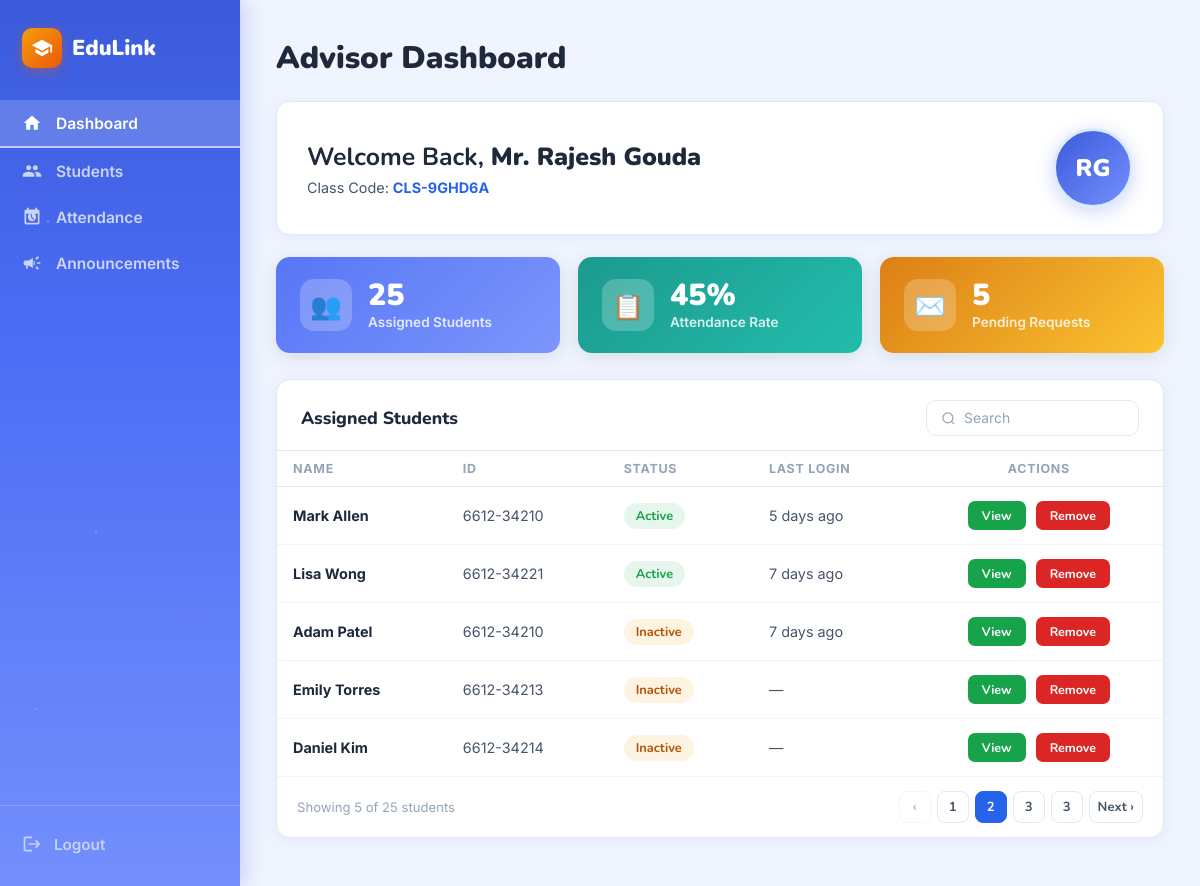
The app's page /advicer/advisor_dashboard/ (signed in) with its own data.
### User/models.py (models this page shows)
class User(AbstractUser):
    roles = (
        ('hod', 'HOD'),
        ('advisor', 'Advisor'),
        ('faculty', 'Faculty'),
        ('student', 'Student'),
    )
    role = models.CharField(max_length=10, choices=roles)

### Advicer/views.py (the view)
# urls.py: path('advisor_dashboard/',views.advisor_dashboard,name='advisor_dashboard'),
def advisor_dashboard(request):
  return render(request,'advisor_dashboard.html')

### Advicer/templates/advisor_dashboard.html (shortened to what this page needs)
{% extends "advisor_base.html" %}
{% block nav_dashboard %}active{% endblock %}
{% block content %}
  <h1 class="page-title">Advisor Dashboard</h1>
  <div class="welcome-card">
    <div class="welcome-text">
      <h2>Welcome Back, <strong>Mr. {{ user.first_name }} {{ user.last_name }}</strong></h2>
      <p>Class Code: <strong>{{ user.class_code|default:"CLS-9GHD6A" }}</strong></p>
    </div>
    <div class="welcome-avatar">
      {{ user.first_name|first }}{{ user.last_name|first }}
    </div>
  </div>
  <div class="stat-grid">
    <div class="stat-card blue">
      <div class="stat-icon">👥</div>
      <div class="stat-info">
        <div class="num">{{ assigned_students_count|default:"25" }}</div>
        <div class="lbl">Assigned Students</div>
      </div>
    </div>
    <div class="stat-card teal">
      <div class="stat-icon">📋</div>
      <div class="stat-info">
        <div class="num">{{ attendance_rate|default:"45" }}%</div>
        <div class="lbl">Attendance Rate</div>
      </div>
    </div>
    <div class="stat-card orange">
      <div class="stat-icon">✉️</div>
      <div class="stat-info">
        <div class="num">{{ pending_requests|default:"5" }}</div>
        <div class="lbl">Pending Requests</div>
      </div>
    </div>
  </div>
  <div class="students-card">
    <div class="students-card-header">
      <h3>Assigned Students</h3>
      <div class="search-box">
        <svg viewBox="0 0 24 24" fill="none" stroke="currentColor" stroke-width="2">
          <circle cx="11" cy="11" r="8"/><path d="m21 21-4.35-4.35"/>
        </svg>
        <input type="text" placeholder="Search" id="stuSearch" oninput="filterStudents(this.value)" autocomplete="off"/>
      </div>
    </div>
    <table>
      <thead>
        <tr>
          <th>Name</th>
          <th>ID</th>
          <th>Status</th>
          <th>Last Login</th>
          <th style="text-align:center;">Actions</th>
        </tr>
      </thead>
      <tbody id="stuBody">
        {% for student in students %}
        <tr>
          <td><strong>{{ student.first_name }} {{ student.last_name }}</strong></td>
          <td style="color:var(--text-mid);">{{ student.student_id }}</td>
          <td>
            <span class="{% if student.is_active %}badge-active{% else %}badge-inactive{% endif %}">
              {% if student.is_active %}Active{% else %}Inactive{% endif %}
            </span>
          </td>
          <td style="color:var(--text-mid);">
            {% if student.last_login %}{{ student.last_login|timesince }} ago{% else %}—{% endif %}
          </td>
          <td style="text-align:center;">
            <a href="{% url 'student_detail' student.id %}">
              <button class="btn-view">View</button>
            </a>
            <form method="POST" action="" style="display:inline;">
              {% csrf_token %}
              <button type="submit" class="btn-remove"
                      onclick="return confirm('Remove this student?')">Remove</button>
            </form>
          </td>
        </tr>
        {% empty %}
        {% for row in "12345" %}
        <tr>
          {% if forloop.counter == 1 %}
            <td><strong>Mark Allen</strong></td><td style="color:var(--text-mid);">6612-34210</td>
            <td><span class="badge-active">Active</span></td>
            <td style="color:var(--text-mid);">5 days ago</td>
          {% elif forloop.counter == 2 %}
            <td><strong>Lisa Wong</strong></td><td style="color:var(--text-mid);">6612-34221</td>
            <td><span class="badge-active">Active</span></td>
            <td style="color:var(--text-mid);">7 days ago</td>
          {% elif forloop.counter == 3 %}
            <td><strong>Adam Patel</strong></td><td style="color:var(--text-mid);">6612-34210</td>
            <td><span class="badge-inactive">Inactive</span></td>
            <td style="color:var(--text-mid);">7 days ago</td>
          {% elif forloop.counter == 4 %}
            <td><strong>Emily Torres</strong></td><td style="color:var(--text-mid);">6612-34213</td>
            <td><span class="badge-inactive">Inactive</span></td>
            <td style="color:var(--text-mid);">—</td>
          {% else %}
            <td><strong>Daniel Kim</strong></td><td style="color:var(--text-mid);">6612-34214</td>
            <td><span class="badge-inactive">Inactive</span></td>
            <td style="color:var(--text-mid);">—</td>
          {% endif %}
          <td style="text-align:center;">
            <button class="btn-view">View</button>
            <button class="btn-remove">Remove</button>
          </td>
        </tr>
        {% endfor %}
        {% endfor %}
      </tbody>
    </table>
    <div class="students-footer">
      <div class="footer-info">
        Showing {{ students|length|default:"5" }} of {{ assigned_students_count|default:"25" }} students
      </div>
      <div class="pagination">
        <button class="pg-btn" onclick="changePage(-1)" id="prevBtn" disabled>‹</button>
        <button class="pg-btn" onclick="setPage(1)" id="pg1">1</button>
        <button class="pg-btn active" onclick="setPage(2)" id="pg2">2</button>
        <button class="pg-btn" onclick="setPage(3)" id="pg3">3</button>
        <button class="pg-btn" onclick="setPage(3)">3</button>
        <button class="pg-btn" onclick="changePage(1)" id="nextBtn">Next ›</button>
      </div>
    </div>
  </div>
{% endblock %}

### Advicer/templates/advisor_base.html (shortened to what this page needs)
<!DOCTYPE html>
<html lang="en">
<head>
</head>
<body>
  <aside class="sidebar">
    <a href="{% url 'advisor_dashboard' %}" class="sidebar-logo">
      <div class="logo-icon">
        <svg viewBox="0 0 24 24">
          <path d="M12 3L1 9l11 6 9-4.91V17h2V9L12 3zM5 13.18v4L12 21l7-3.82v-4L12 17l-7-3.82z" />
        </svg>
      </div>
      <span class="logo-text">EduLink</span>
    </a>
    <nav class="nav-section">
      <a href="{% url 'advisor_dashboard' %}" class="nav-item {% block nav_dashboard %}{% endblock %}">
        <svg viewBox="0 0 24 24" fill="currentColor">
          <path d="M10 20v-6h4v6h5v-8h3L12 3 2 12h3v8z" />
        </svg>
        Dashboard
      </a>
      <a href="" class="nav-item {% block nav_students %}{% endblock %}">
        Students
      </a>
      <a href="" class="nav-item {% block nav_attendance %}{% endblock %}">
        <svg viewBox="0 0 24 24" fill="currentColor">
          <path
            d="M19 3h-1V1h-2v2H8V1H6v2H5c-1.11 0-2 .9-2 2v14c0 1.1.89 2 2 2h14c1.1 0 2-.9 2-2V5c0-1.1-.9-2-2-2zm0 16H5V8h14v11zm-7-2a5 5 0 1 0 0-10 5 5 0 0 0 0 10zm0-8v3l2.5 2.5-1 1L11 12.7V8h1z" />
        </svg>
        Attendance
      </a>
      <a href="" class="nav-item {% block nav_announcements %}{% endblock %}">
        Announcements
      </a>
    </nav>
    <div class="sidebar-footer">
      <form method="POST" action="">
        <button type="submit" class="logout-btn">
          <svg viewBox="0 0 24 24" fill="currentColor">
            <path
              d="M17 7l-1.41 1.41L18.17 11H8v2h10.17l-2.58 2.58L17 17l5-5zM4 5h8V3H4c-1.1 0-2 .9-2 2v14c0 1.1.9 2 2 2h8v-2H4V5z" />
          </svg>
          Logout
        </button>
      </form>
    </div>
  </aside>
  <main class="main">
    {% block content %}{% endblock %}
  </main>
</body>
</html>

### Advicer/templates/advisor_dashboard.html (style rules this page uses)
.welcome-card { background: white; border: 1px solid var(--border); border-radius: var(--radius); padding: 26px 30px; display: flex; align-items: center; justify-content: space-between; margin-bottom: 22px; box-shadow: 0 2px 14px rgba(37,99,235,.07); }
.welcome-text h2 { font-family: 'Nunito', sans-serif; font-size: 1.55rem; font-weight: 700; color: var(--text-dark); margin-bottom: 5px; }
.welcome-text h2 strong { font-weight: 900; color: var(--text-dark); }
.welcome-text p { color: var(--text-mid); font-size: 0.90rem; }
.welcome-text p strong { color: var(--blue); font-weight: 700; }
.welcome-avatar { width: 80px; height: 80px; border-radius: 50%; background: linear-gradient(135deg, #3b5bdb, #748ffc); display: flex; align-items: center; justify-content: center; flex-shrink: 0; border: 3px solid #dbeafe; box-shadow: 0 4px 18px rgba(59,91,219,.25); font-family: 'Nunito', sans-serif; font-weight: 900; font-size: 1.5rem; color: white; }
.stat-grid { display: grid; grid-template-columns: repeat(3, 1fr); gap: 18px; margin-bottom: 26px; }
.stat-card { border-radius: var(--radius); padding: 22px 24px; display: flex; align-items: center; gap: 16px; box-shadow: 0 4px 20px rgba(0,0,0,.10); cursor: pointer; position: relative; overflow: hidden; transition: transform .2s, box-shadow .2s; min-height: 90px; }
.stat-card.blue { background: linear-gradient(135deg, #4c6ef5, #748ffc); }
.stat-card.teal { background: linear-gradient(135deg, #0e9488, #14b8a6); }
.stat-card.orange { background: linear-gradient(135deg, #d97706, #fbbf24); }
.stat-card::after { content: ''; position: absolute; inset: 0; background: rgba(255,255,255,.06); pointer-events: none; }
.stat-icon { width: 52px; height: 52px; border-radius: 14px; background: rgba(255,255,255,.22); display: flex; align-items: center; justify-content: center; flex-shrink: 0; font-size: 1.6rem; }
.stat-info .num { font-family: 'Nunito', sans-serif; font-size: 1.9rem; font-weight: 900; color: white; line-height: 1; }
.stat-info .lbl { font-size: 0.85rem; color: rgba(255,255,255,.82); font-weight: 600; margin-top: 3px; }
.students-card { background: white; border: 1px solid var(--border); border-radius: var(--radius); overflow: hidden; box-shadow: 0 2px 14px rgba(37,99,235,.07); }
.students-card-header { display: flex; align-items: center; justify-content: space-between; padding: 20px 24px 14px; border-bottom: 1px solid var(--border); flex-wrap: wrap; gap: 12px; }
.students-card-header h3 { font-family: 'Nunito', sans-serif; font-weight: 800; font-size: 1.1rem; color: var(--text-dark); }
.students-footer { display: flex; align-items: center; justify-content: space-between; padding: 14px 20px; border-top: 1px solid #f1f5f9; flex-wrap: wrap; gap: 10px; }
.footer-info { font-size: 0.82rem; color: var(--text-light); }

### records on screen
User: first_name "Rajesh", last_name "Gouda", first_name|first "R", last_name|first "G"

### other values on screen
{{ user.class_code|default:"CLS-9GHD6A" }} "CLS-9GHD6A"
{{ assigned_students_count|default:"25" }} "25"
{{ attendance_rate|default:"45" }} "45"
{{ pending_requests|default:"5" }} "5"
{{ students|length|default:"5" }} "5"
